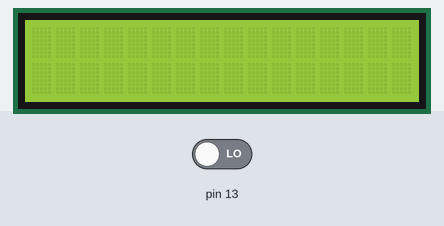
A sketch run on a simulated Arduino Uno, built with avr-gcc and run on an emulated ATmega328P. On the bench: 16×2 character LCD. Inputs (shaded band) come from the test bench; at power-on: pin 13 LOW.

Above: at 1.2 s.
1.3 s: pin 13 driven HIGH
At 1.6 s:
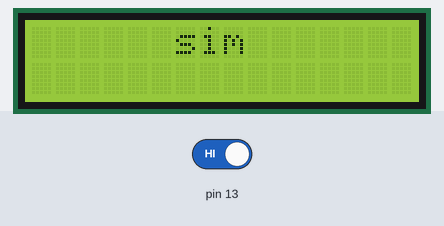
2.8 s: pin 13 driven LOW
At 4.5 s:
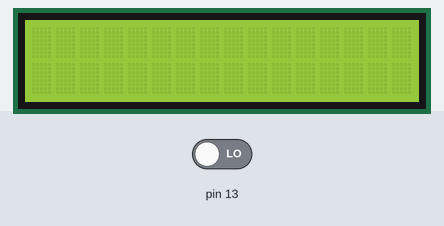
Timing chart, 0 to 6.0 s (numbered marks = the images above; inputs shaded):
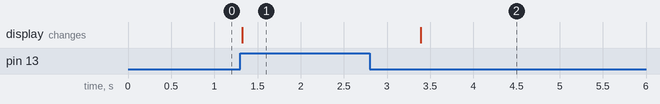

The sketch:

lcd01.ino
```cpp
#include <LiquidCrystal_I2C.h>
LiquidCrystal_I2C lcd(0x27,16, 2);// A4>SDA  A5>SCL

void setup(){
 lcd.begin (16,2);
 lcd.setBacklight(HIGH);
 pinMode(13, INPUT);
}

void loop(){
  lcd.init();
  lcd.clear();
  lcd.setCursor(6,0);
  if(digitalRead(13) == HIGH){
  lcd.print("sim");
  delay(2000);
  }
  else{
  lcd.clear();
  }
}
```

Measured:
- after the input at 1.3 s, the display: changes at once (image 1)
- after the input at 2.8 s, the display: changes after 0.59 s (image 2)
